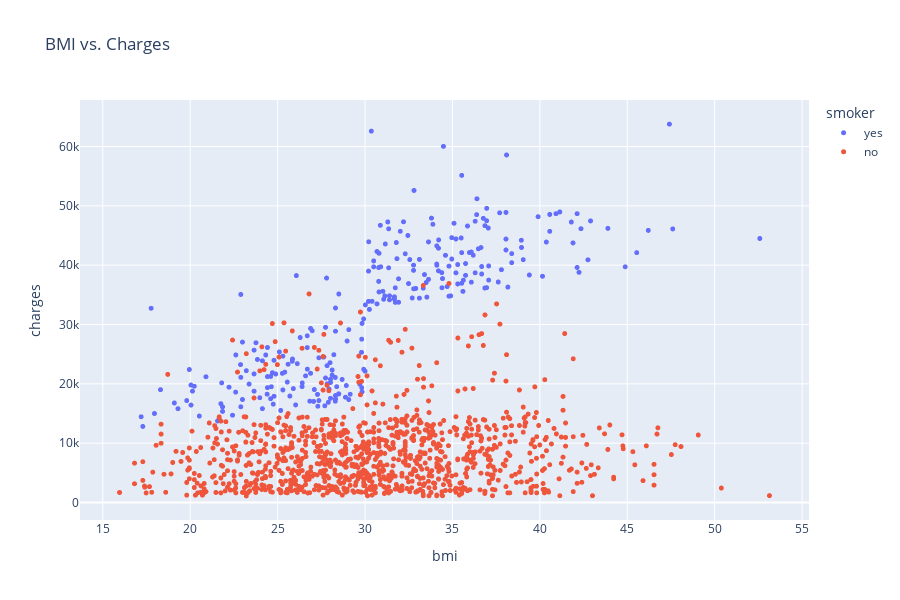

Source (notebook cell):
### Markdown cell above
## BMI & Charges

### Code cell
fig = px.scatter(df,
                x = 'bmi',
                 y = 'charges',
                color = 'smoker',
                hover_data = ['sex','age'],
                title = 'BMI vs. Charges')
fig.update_traces(marker_size=5)
fig.update_layout( width = 900,
                 height = 600)
fig.show()

### Figure 1 — Plotly figure (JSON) as saved in the notebook; plotly's stock layout.template omitted (floating-point values rounded to 4 significant figures; data arrays with more than 128 entries replaced by an {"elided": "..."} marker saying what was removed)
{"data": [{"customdata": {"elided": "274x2 mixed values"}, "hovertemplate": "smoker=yes<br>bmi=%{x}<br>charges=%{y}<br>sex=%{customdata[0]}<br>age=%{customdata[1]}<extra></extra>", "legendgroup": "yes", "marker": {"color": "#636efa", "size": 5, "symbol": "circle"}, "mode": "markers", "name": "yes", "showlegend": true, "type": "scattergl", "x": {"elided": "274 float values"}, "xaxis": "x", "y": {"elided": "274 float values"}, "yaxis": "y"}, {"customdata": {"elided": "1064x2 mixed values"}, "hovertemplate": "smoker=no<br>bmi=%{x}<br>charges=%{y}<br>sex=%{customdata[0]}<br>age=%{customdata[1]}<extra></extra>", "legendgroup": "no", "marker": {"color": "#EF553B", "size": 5, "symbol": "circle"}, "mode": "markers", "name": "no", "showlegend": true, "type": "scattergl", "x": {"elided": "1064 float values"}, "xaxis": "x", "y": {"elided": "1064 float values"}, "yaxis": "y"}], "layout": {"height": 600, "legend": {"title": {"text": "smoker"}, "tracegroupgap": 0}, "title": {"text": "BMI vs. Charges"}, "width": 900, "xaxis": {"anchor": "y", "domain": [0, 1], "title": {"text": "bmi"}}, "yaxis": {"anchor": "x", "domain": [0, 1], "title": {"text": "charges"}}}}
